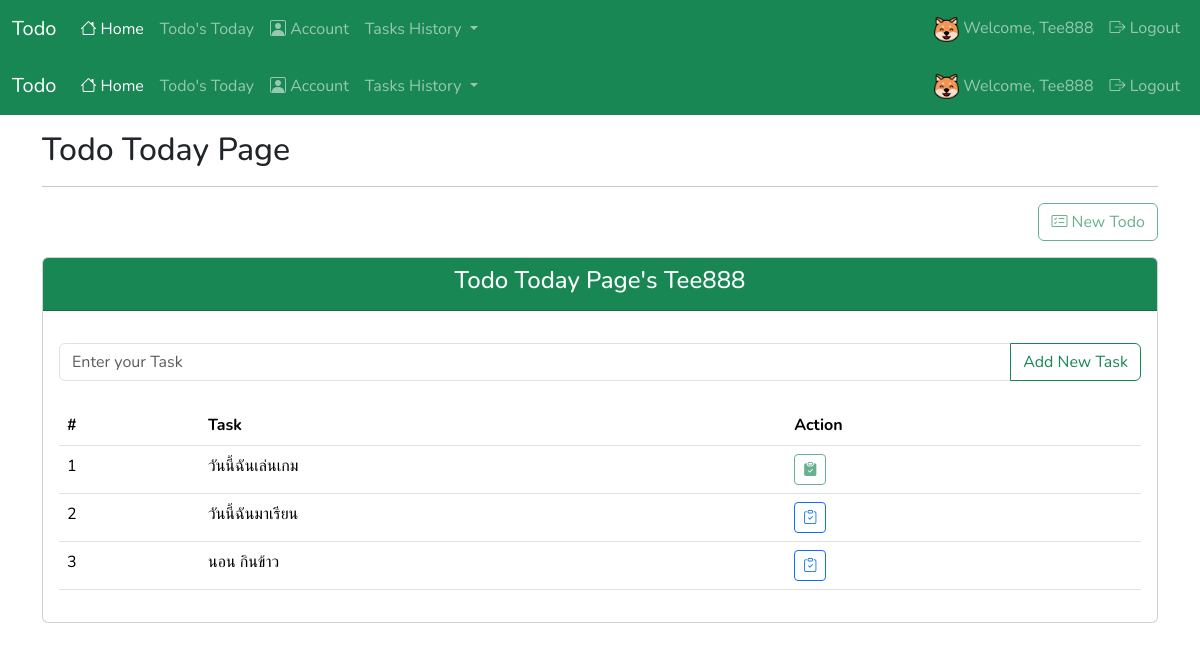
The page /todo/todo_today (signed in) on the database its author committed.
### todo/models.py (models this page shows, shortened)
class User(db.Model, UserMixin):
  id: Mapped[int] = mapped_column(Integer, primary_key=True)
  username: Mapped[str] = mapped_column(String(25), unique=True, nullable=False)
  email: Mapped[str] = mapped_column(String(50), unique=True, nullable=False)
  password: Mapped[str] = mapped_column(String(100), nullable=False)
  fullname: Mapped[str] = mapped_column(String(50), nullable=True)
  avatar: Mapped[str] = mapped_column(String(50), default='default.png')
  todos: Mapped[List['Todo']] = relationship(back_populates='user')

class Task(db.Model):
  id: Mapped[int] = mapped_column(Integer, primary_key=True)
  task: Mapped[str] = mapped_column(String(100), nullable=False)
  completed: Mapped[bool] = mapped_column(Boolean, default=False)
  todo_id: Mapped[int] = mapped_column(Integer, ForeignKey(Todo.id))
  todo: Mapped[Todo] = relationship(back_populates='tasks')

### todo/todo/routes.py (the view)
@todo_bp.route('/todo_today', methods=['GET', 'POST'])
@login_required
def todo_today():
  form = TaskForm()
  todo = db.session.scalar(db.select(Todo).where(Todo.created_at==date.today(), Todo.user==current_user))
  if todo:
    tasks = db.session.scalars(db.select(Task).where(Task.todo==todo)).all()
    if form.validate_on_submit():
      task = form.task.data
      tk = Task(task=task, todo=todo)
      db.session.add(tk)
      db.session.commit()
      return redirect(url_for('todo.todo_today'))
  else:
    tasks = None
  return render_template('todo/todos.html', title='Todo Today Page', form=form, todo=todo, tasks=tasks)

### todo/forms.py
class TaskForm(FlaskForm):
  task = StringField(label='Task', validators=[DataRequired(), Length(min=4, max=50)],
                     render_kw={'placeholder': 'Enter your Task'})
  submit = SubmitField(label='Add New Task')

### todo/models.py (called while the page is built)
@login_manager.user_loader
def load_user(user_id):
  return db.session.get(User, int(user_id))

### todo/todo/templates/todo/todos.html (shortened to what this page needs)
{% extends 'layout.html' %}
{% block content %}
  <div class="container mt-3">
    <h2>{{title}}</h2>
    <hr>
    <div class="row">
      <div class="col"></div>
      <div class="col">
        {% if todo %}
        <a href="#" class="btn btn-outline-success float-end disabled">
          <i class="bi bi-card-checklist"></i> New Todo
        </a>
        {% else %}
        <a href="{{url_for('todo.new_todo')}}" class="btn btn-outline-success float-end">
          <i class="bi bi-card-checklist"></i> New Todo
        </a>
        {% endif %}
      </div>
    </div>
    <div class="card mt-3 mb-4">
      <div class="card-header text-center text-bg-success">
        <h4>{{title}}'s {{current_user.username}}</h4>
      </div>
      <div class="card-body">
      <form action="" method="post" novalidate>
        <div class="input-group mb-3 mt-3">
          {% if form.task.errors %}
              {{form.task(class='form-control is-invalid')}}
              {{form.submit(class='btn btn-outline-success')}}
              <div class="invalid-feedback">
                {% for error in form.task.errors %}
                    <span>{{error}}</span>
                {% endfor %}
              </div>
          {% else %}
              {{form.task(class='form-control')}}
              {% if todo %}
                  {{form.submit(class='btn btn-outline-success')}}
              {% else %}
                  {{form.submit(class='btn btn-outline-success disabled')}}
              {% endif %}
          {% endif %}
        </div>
      </form>
      <div class="table-responsive mt-4">
        <table class="table table-hover">
          <thead>
            <tr>
              <th>#</th>
              <th>Task</th>
              <th>Action</th>
            </tr>
          </thead>
          <tbody>
            {% if tasks %}
                {% for task in tasks %}
                <tr>
                  <td>{{loop.index}}</td>
                  <td>{{task.task}}</td>
                  <td>
                    {% if task.completed %}
                    <a  class="btn btn-outline-success btn-sm disabled" title="task completed">
                      <i class="bi bi-clipboard-check-fill"></i>
                    </a>
                    {% else %}
                    <a href="{{url_for('todo.task_completed', id=task.id)}}" class="btn btn-outline-primary btn-sm" title="uncomplete task">
                      <i class="bi bi-clipboard-check"></i>
                    </a>
                    {% endif %}
                  </td>
                </tr>
                {% endfor %}
            {% else %}
                <tr>
                  <td colspan="3" class="text-center text-danger">No Task!</td>
                </tr>
            {% endif %}
          </tbody>
        </table>
      </div>
      </div>
    </div>
  </div>
{% endblock %}

### todo/templates/navbar.html (shortened to what this page needs)
<nav class="navbar navbar-expand-lg bg-success" data-bs-theme="dark">
  <div class="container-fluid">
    <a class="navbar-brand" href="{{url_for('core.index')}}">Todo</a>
    <div class="collapse navbar-collapse" id="navbarNav">
      <ul class="navbar-nav me-auto">
        {% if current_user.is_authenticated %}
        <li class="nav-item">
          <a class="nav-link active" aria-current="page" href="{{url_for('user.index')}}"><i class="bi bi-house"></i> Home</a>
        </li>
        <li class="nav-item">
          <a class="nav-link" href="{{url_for('todo.todo_today')}}">Todo's Today</a>
        </li>
        <li class="nav-item">
          <a class="nav-link" href="{{url_for('user.account')}}"><i class="bi bi-person-square"></i> Account</a>
        </li>
        <li class="nav-item dropdown">
          <a class="nav-link dropdown-toggle"  role="button" data-bs-toggle="dropdown" aria-expanded="false">
            Tasks History
          </a>
        </li>
        {% else %}
        <li class="nav-item">
          <a class="nav-link active" aria-current="page" href="{{url_for('core.index')}}"><i class="bi bi-house"></i> Home</a>
        </li>
        {% endif %}
      </ul>
      <ul class="navbar-nav">
        {% if current_user.is_authenticated %}
          <li class="nav-item">
            <a class="nav-link">
              <img src="{{url_for('user.static', filename='img/'+ current_user.avatar)}}" width="25" height="25" alt="">
              Welcome, {{current_user.username}}</a>
          </li>
          <li class="nav-item">
            <a href="{{url_for('user.logout')}}" class="nav-link"><i class="bi bi-box-arrow-right"></i> Logout</a>
          </li>
        {% endif %}
      </ul>
    </div>
  </div>
</nav>

### todo/templates/layout.html (style rules this page uses)
body { font-family: "Nunito", "krub", sans-serif; }

### rows shown on the page
User: avatar (picture), username "Tee888 Tee888", username "Tee888"
Task: task "วันนี้ฉันเล่นเกม", completed True (drawn)
Task: task "วันนี้ฉันมาเรียน"
Task: task "นอน กินข้าว"

### other values the page prints
{{ title }} "Todo Today Page"
